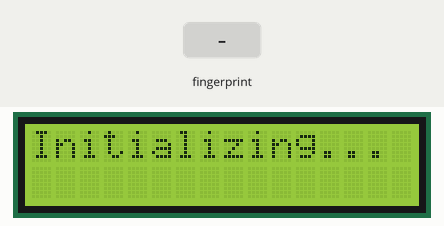
Recording of a program running on a simulated ESP32. Parts: 16×2 character LCD. The inputs (shaded band) are chosen by the test bench. The local clock reads 2024-03-15 10:24:30 at power-on unless the program sets it; the modem accepts every AT command (registered, SIM ready, sends succeed) and sends nothing else.

Above: at 0.1 s.
At 3.6 s:
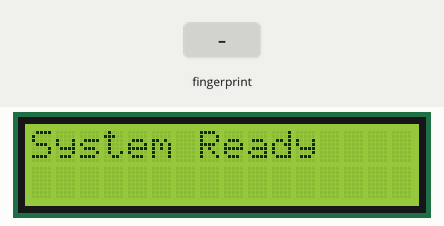
5.8 s: finger stored as number 1 placed on the sensor
At 7.6 s:
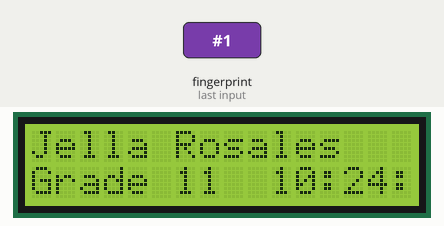
Timing chart, 0 to 9.1 s (numbered marks = the images above; inputs shaded):
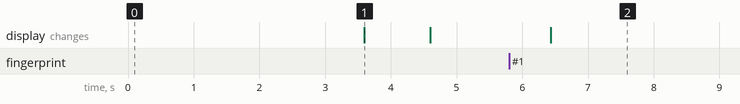

Measured:
- after the input at 5.8 s, the display: changes after 0.63 s (image 2)
- what the display in image 1 shows lasts 1.0 s, from 3.6 s to 4.6 s

The program:

main.cpp
```cpp
#include <Adafruit_Fingerprint.h>
#include <Wire.h>
#include <LiquidCrystal_I2C.h>
#include "RTClib.h"
#include <HardwareSerial.h>

// ----------------------
// HARDWARE SETUP
// ----------------------
HardwareSerial fpSerial(2);    // UART2 for fingerprint
HardwareSerial sim(1);         // UART1 for SIM800L

LiquidCrystal_I2C lcd(0x27, 16, 2);
RTC_DS3231 rtc;

// SIM800L UART pins
#define SIM_RX 25   // SIM800L TX
#define SIM_TX 26   // SIM800L RX

// ----------------------
// USER DATABASE
// ----------------------
struct User {
  uint8_t id;
  String name;
  String grade;
};

User users[] = {
  {1, "Jella Rosales", "Grade 11"},
  {2, "Mica Gunsat",   "Grade 11"},
  {3, "Pearl Abad",    "Grade 11"},
  {4, "George Maralli","Grade 11"},
  {5, "Kathleen Mira", "Grade 11"}
};

uint8_t totalUsers = sizeof(users) / sizeof(users[0]);

Adafruit_Fingerprint finger = Adafruit_Fingerprint(&fpSerial);

// ----------------------
// SMS CONTROL
// ----------------------
String phoneNumber = "+639176215111";
bool smsSent = false;
unsigned long lastScanTime = 0;

// ----------------------
// FUNCTION DECLARATIONS
// ----------------------
int getFingerprintID();
void displayUser(uint8_t id);
void sendSMS(String message);
String readSIM(unsigned long timeout);

// ----------------------
// SETUP
// ----------------------
void setup() {
  Serial.begin(9600);

  // LCD
  lcd.init();
  lcd.backlight();
  lcd.clear();
  lcd.print("Initializing...");

  // RTC
  Wire.begin(21, 22);
  if (!rtc.begin()) {
    lcd.clear();
    lcd.print("RTC Error!");
    while (1);
  }

  if (rtc.lostPower()) {
    rtc.adjust(DateTime(F(__DATE__), F(__TIME__)));
  }

  // Fingerprint
  fpSerial.begin(57600, SERIAL_8N1, 16, 17);
  finger.begin(57600);

  if (!finger.verifyPassword()) {
    lcd.clear();
    lcd.print("Sensor Error!");
    while (1);
  }

  // SIM800L
  sim.begin(9600, SERIAL_8N1, SIM_RX, SIM_TX);
  delay(1000);
  sim.println("AT");
  delay(500);
  sim.println("AT+CMGF=1");
  delay(500);
  sim.println("AT+CNMI=1,2,0,0,0");
  delay(500);

  lcd.clear();
  lcd.print("System Ready");
  delay(1000);
  lcd.clear();
}

// ----------------------
// MAIN LOOP
// ----------------------
void loop() {
  int id = getFingerprintID();

  if (id == -1) {
    smsSent = false;  // finger removed
  }

  delay(300);
}

// ----------------------
// FINGERPRINT FUNCTIONS
// ----------------------
int getFingerprintID() {
  int r = finger.getImage();
  if (r != FINGERPRINT_OK) return -1;

  r = finger.image2Tz();
  if (r != FINGERPRINT_OK) return -1;

  r = finger.fingerFastSearch();
  if (r != FINGERPRINT_OK) {
    lcd.clear();
    lcd.print("No Match");
    return -1;
  }

  displayUser(finger.fingerID);
  return finger.fingerID;
}

// ----------------------
// LCD + SMS FUNCTION
// ----------------------
void displayUser(uint8_t id) {
  DateTime now = rtc.now();

  char timeStr[10];
  char dateStr[12];
  sprintf(timeStr, "%02d:%02d:%02d", now.hour(), now.minute(), now.second());
  sprintf(dateStr, "%02d/%02d/%04d", now.month(), now.day(), now.year());

  for (int i = 0; i < totalUsers; i++) {
    if (users[i].id == id) {

      lcd.clear();
      lcd.print(users[i].name);
      lcd.setCursor(0, 1);
      lcd.print(users[i].grade);
      lcd.setCursor(10, 1);
      lcd.print(timeStr);

      if (!smsSent || millis() - lastScanTime > 10000) {
        String sms =
          "Attendance Alert\n"
          "Name: " + users[i].name + "\n" +
          "Grade: " + users[i].grade + "\n" +
          "Date: " + String(dateStr) + "\n" +
          "Time: " + String(timeStr);

        sendSMS(sms);
        smsSent = true;
        lastScanTime = millis();
      }
      return;
    }
  }

  lcd.clear();
  lcd.print("Unknown ID:");
  lcd.print(id);
}

// ----------------------
// SMS FUNCTIONS
// ----------------------
void sendSMS(String message) {
  sim.println("AT+CMGF=1");
  delay(300);

  sim.print("AT+CMGS=\"");
  sim.print(phoneNumber);
  sim.println("\"");
  delay(300);

  sim.print(message);
  delay(300);
  sim.write(26); // CTRL+Z

  readSIM(8000);
}

String readSIM(unsigned long timeout) {
  unsigned long start = millis();
  String response = "";
  while (millis() - start < timeout) {
    while (sim.available()) {
      response += char(sim.read());
    }
  }
  return response;
}
```
